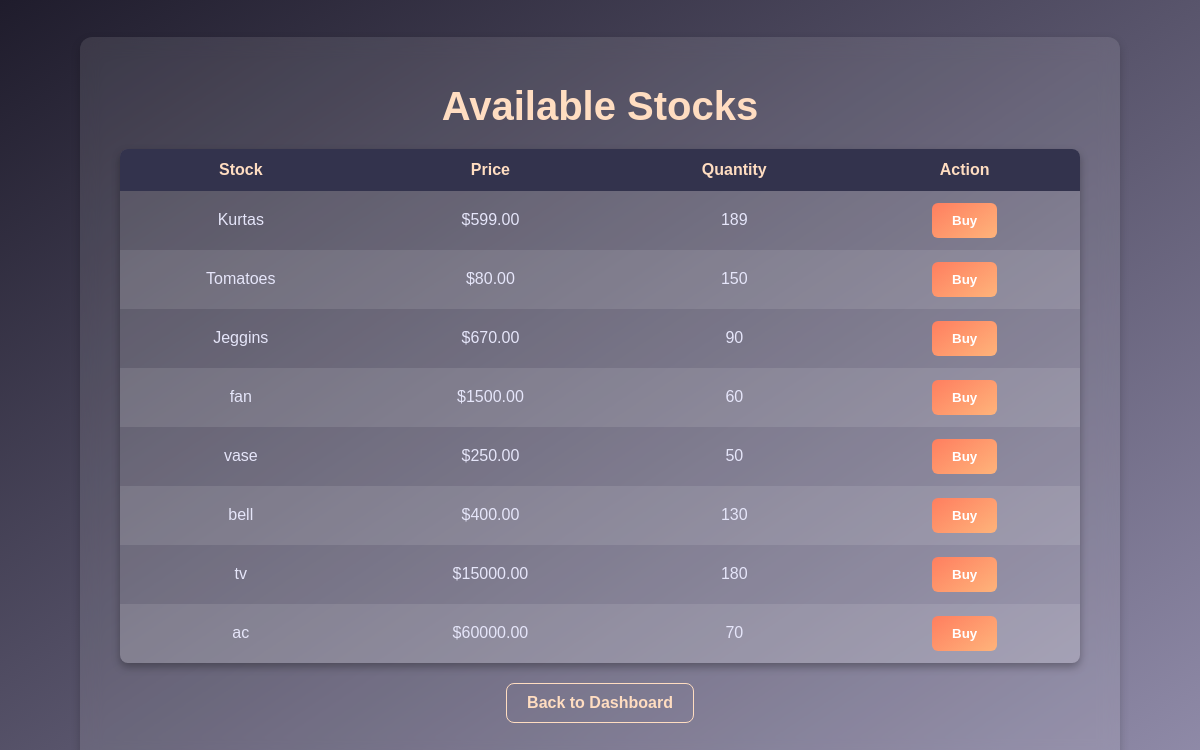
/orders/ (signed in), run on the app's committed database.
### stock/models.py (models this page shows, shortened)
class Stock(models.Model):
    name = models.CharField(max_length=100, unique=True)  # Stock name
    quantity = models.PositiveIntegerField()              # Quantity available
    price = models.DecimalField(max_digits=10, decimal_places=2)  # Price per unit
    date_added = models.DateTimeField(auto_now_add=True)
    category = models.CharField(max_length=100)
    low_stock_threshold = models.PositiveIntegerField(default=10)

### stock/views.py (the view)
# urls.py: path('orders/', views.orders_view, name='orders'),
@login_required
def orders_view(request):
    stocks = Stock.objects.all()  # Assuming you have a Stock model
    context = {
        'stocks': stocks
    }
    return render(request, 'stock/orders.html', context)

### stock/templates/stock/orders.html (shortened to what this page needs)
{% load static %}
<!DOCTYPE html>
<html lang="en">
<head>
    <link rel="stylesheet" href="{% static 'css/orders.css' %}">
</head>
<body>
    <div class="container">
        <h1>Available Stocks</h1>
        <div class="stocks-list">
            {% if stocks %}
                <table>
                    <thead>
                        <tr>
                            <th>Stock</th>
                            <th>Price</th>
                            <th>Quantity</th>
                            <th>Action</th>
                        </tr>
                    </thead>
                    <tbody>
                        {% for stock in stocks %}
                            <tr>
                                <td>{{ stock.name }}</td>
                                <td>${{ stock.price }}</td>
                                <td>{{ stock.quantity }}</td>
                                <td>
                                    <button class="buy-btn" onclick="openBuyModal('{{ stock.id }}')">Buy</button>
                                </td>
                            </tr>
                        {% endfor %}
                    </tbody>
                </table>
            {% else %}
                <p>No stocks available at the moment.</p>
            {% endif %}
        </div>
        <a href="{% url 'house' %}" class="back-btn">Back to Dashboard</a>
    </div>
</body>
</html>

### static/css/orders.css (style rules this page uses)
body { font-family: 'Arial', sans-serif; background: linear-gradient(to bottom right, #1f1c2c, #928dab); color: #fff; margin: 0; display: flex; align-items: center; justify-content: center; min-height: 100vh; }
.container { width: 80%; max-width: 1200px; background-color: rgba(255, 255, 255, 0.1); padding: 20px 40px; border-radius: 12px; box-shadow: 0 4px 10px rgba(0, 0, 0, 0.2); backdrop-filter: blur(10px); }
h1 { text-align: center; font-size: 2.5em; font-weight: bold; margin-bottom: 20px; color: #ffddc1; }
table { width: 100%; border-collapse: collapse; background-color: rgba(255, 255, 255, 0.1); border-radius: 8px; overflow: hidden; margin-top: 20px; box-shadow: 0 4px 8px rgba(0, 0, 0, 0.3); }
thead th { font-weight: 600; padding: 12px; background-color: #33334d; color: #ffddc1; }
tbody tr:nth-child(even) { background-color: rgba(255, 255, 255, 0.1); }
tbody td { padding: 12px; text-align: center; color: #e6e6fa; }
.buy-btn { background: linear-gradient(145deg, #ff7e5f, #feb47b); color: white; font-weight: bold; border: none; padding: 10px 20px; border-radius: 6px; cursor: pointer; transition: all 0.3s ease; }
.back-btn { display: block; text-align: center; margin: 20px auto; padding: 10px 20px; width: fit-content; color: #ffddc1; border: 1px solid #ffddc1; border-radius: 8px; transition: 0.3s; text-decoration: none; font-weight: bold; }

### data on the page
Stock: name "Kurtas", price "599.00", quantity "189"
Stock: name "Tomatoes", price "80.00", quantity "150"
Stock: name "Jeggins", price "670.00", quantity "90"
Stock: name "fan", price "1500.00", quantity "60"
Stock: name "vase", price "250.00", quantity "50"
Stock: name "bell", price "400.00", quantity "130"
Stock: name "tv", price "15000.00", quantity "180"
Stock: name "ac", price "60000.00", quantity "70"
